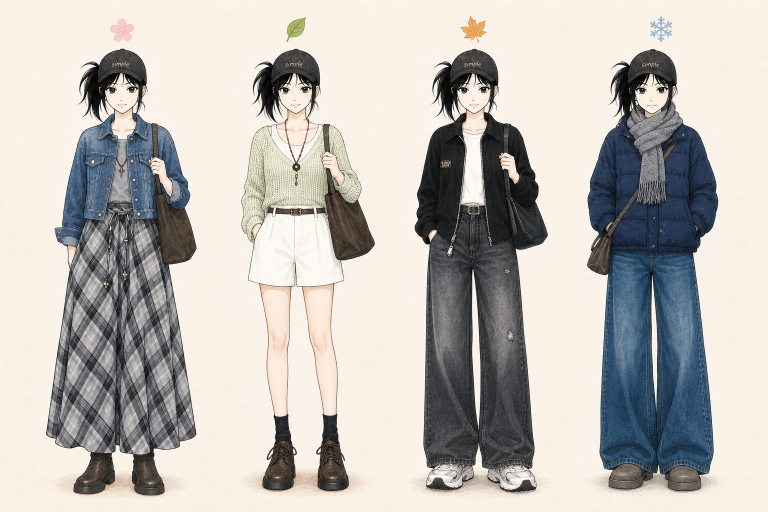
#> input picture assets/freya-four-seasons-v1.png, 1536 x 1024 px (shown at 1/2 size)
$ python tools-cutout.py
#> lines starting #> are read from the running program, lines starting #| are printed output that depends on the picture; after the words box and inside, x2 and y2 are one past the last pixel; in counts of white or black regions, pixels touching at a corner belong together
"""从四季图裁出春季人物并抠成透明通道。

关键：这张图里皮肤是留白的，颜色几乎等于米白背景。任何"按颜色判背景"的做法
都会把脸和手一起吃掉。所以改成按「线稿包围」判断：
1) 先取出明显不是背景的像素（线条、衣服、头发）
2) 形态学闭运算封住线稿因抗锯齿产生的细缝
3) binary_fill_holes 把被线条围住的区域全部填成前景 —— 脸和手因此保住
4) 只保留最大连通块（丢掉樱花图标、脚下投影）
5) 边缘按颜色距离羽化，并在 3px 边缘带里反解真实前景色，避免深色底上发白
"""
import numpy as np
from PIL import Image, ImageFilter
from scipy import ndimage

SRC = "assets/freya-four-seasons-v1.png"
im = Image.open(SRC).convert("RGB")
#> im is the input picture: PIL image 1536x1024 RGB; mean R, G, B 189.8, 186.2, 181.4
a = np.asarray(im).astype(np.float32)
H, W, _ = a.shape
#> H = 1024; W = 1536

corners = np.concatenate([a[:24, :24].reshape(-1, 3), a[:24, -24:].reshape(-1, 3),
                          a[-24:, :24].reshape(-1, 3), a[-24:, -24:].reshape(-1, 3)])
#> corners = 2304 rows, first 8: [248, 240, 225], [250, 242, 229], [251, 243, 230], [250, 242, 229], [250, 243, 231], [251, 243, 231], [251, 244, 231], [250, 242, 229]
bg = np.median(corners, axis=0)
#> bg = [250, 242, 231]
dist = np.sqrt(((a - bg) ** 2).sum(axis=2))
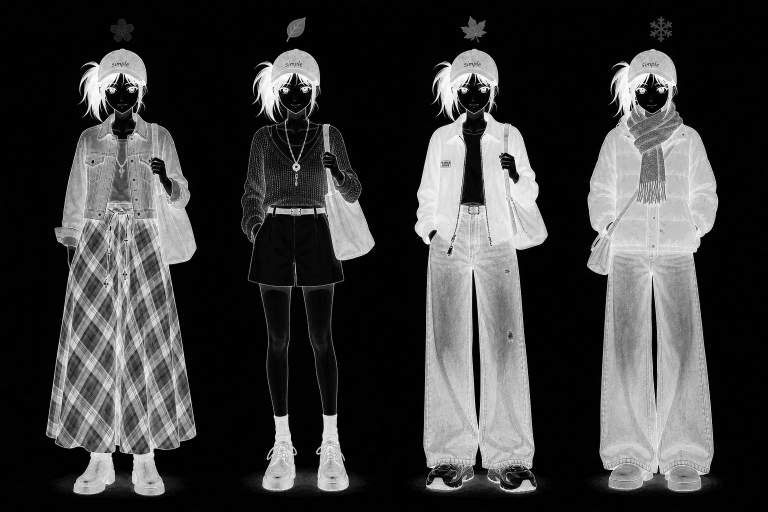
#> dist: shape (1024, 1536) float32 (shown at 1/2 size); min 0, max 417.6, mean 98.1; drawn with min black and max white

# 1) 明显的前景：线条 / 衣服 / 头发
fg = dist > 26
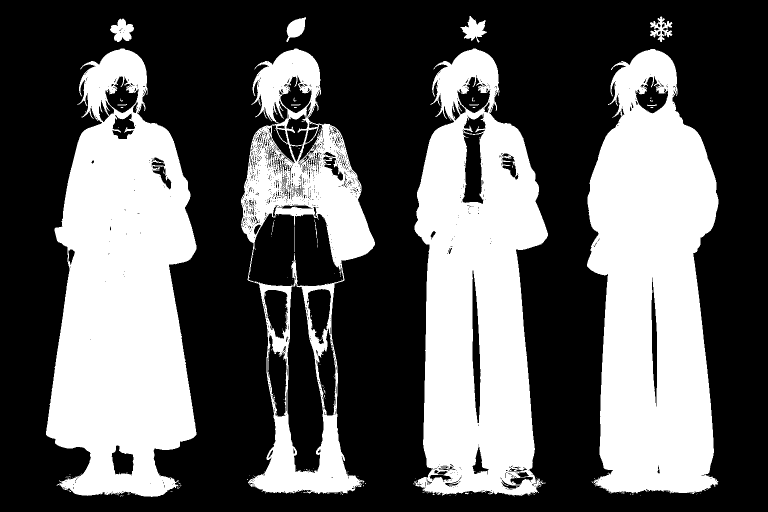
#> fg: shape (1024, 1536) bool (shown at 1/2 size); 37.4% white; 213 white regions (198 under 20 px), largest, box (x1, y1, x2, y2) and area: (92, 97, 393, 994) 181108, (1174, 98, 1437, 990) 170395, (829, 97, 1096, 993) 156042
# 2) 封住线稿的抗锯齿细缝，否则填充会从缝里漏出去
fg = ndimage.binary_closing(fg, np.ones((5, 5)), iterations=2)
#> fg: shape (1024, 1536) bool; 39.1% white; 15 white regions (5 under 20 px), largest, box (x1, y1, x2, y2) and area: (92, 97, 393, 994) 185476, (1174, 98, 1437, 991) 173307, (827, 97, 1096, 993) 162928
# 3) 填充被围住的内部（脸、手、白色衣物）
fg = ndimage.binary_fill_holes(fg)
#> fg: shape (1024, 1536) bool; 43.8% white; 8 white regions, largest, box (x1, y1, x2, y2) and area: (92, 97, 393, 994) 190328, (1174, 98, 1437, 991) 176126, (827, 97, 1096, 993) 172459
# 轻微腐蚀回收闭运算多吃的一圈
fg = ndimage.binary_erosion(fg, np.ones((3, 3)), iterations=1)
#> fg: shape (1024, 1536) bool; 43% white; 8 white regions, largest, box (x1, y1, x2, y2) and area: (93, 98, 392, 993) 187286, (1175, 99, 1436, 988) 173428, (828, 98, 1095, 991) 169675

# 4) 只留最大连通块，顺手丢掉头顶樱花图标和脚下投影
lab, n = ndimage.label(fg)
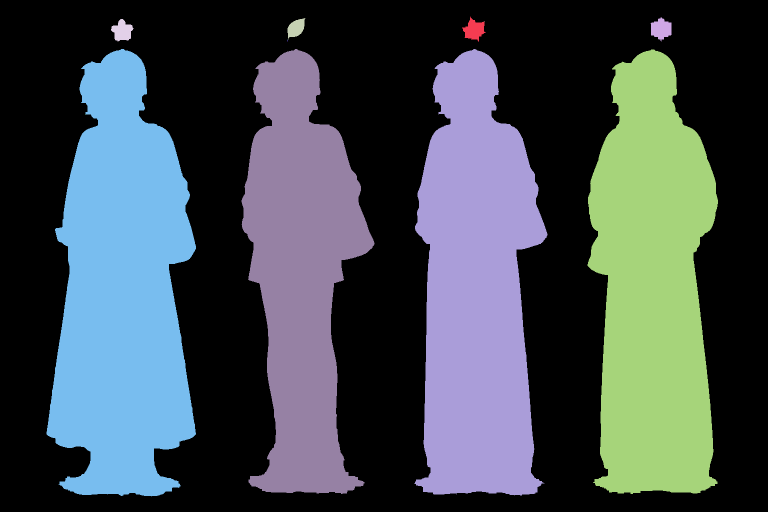
#> lab: shape (1024, 1536) int32 (shown at 1/2 size); 13 distinct labels, from 0 to 12; one colour per label, 0 black
#> n = 12
sizes = ndimage.sum(fg, lab, range(1, n + 1))
#> sizes = [1278, 1354, 955, 1266, 1, 2, 2, 187285, 141724, 169675, 173428, 1]
order = np.argsort(sizes)[::-1]
#> order = [7, 10, 9, 8, 1, 0, 3, 2, 6, 5, 11, 4]
print(f"components={n}  top sizes={[int(sizes[i]) for i in order[:6]]}")
#| components=12  top sizes=[187285, 173428, 169675, 141724, 1354, 1278]

# 四个人物 -> 取面积最大的四块，按 x 排序，最左边那个是春
keep = [int(i) + 1 for i in order[:4]]
#> keep = [8, 11, 10, 9]
boxes = ndimage.find_objects(lab)
#> boxes = 12 items
cols = sorted(((boxes[k - 1][1].start, k) for k in keep))
#> cols = [(93, 8), (483, 9), (828, 10), (1175, 11)]
spring_lab = cols[0][1]
#> spring_lab = 8
sel = (lab == spring_lab)
#> sel: shape (1024, 1536) bool; 11.9% white; 1 white region, box (x1, y1, x2, y2) and area: (93, 98, 392, 993) 187285
print("spring bbox =", boxes[spring_lab - 1])
#| spring bbox = (slice(98, 993, None), slice(93, 392, None))

# 5) 羽化 + 边缘去色污染
ramp = np.clip((dist - 8) / 30, 0, 1)
alpha = np.where(sel, np.maximum(ramp, 0.0), 0.0)
# 内部（远离边界）强制不透明，皮肤不能因为浅色变半透明
inner = ndimage.binary_erosion(sel, np.ones((3, 3)), iterations=2)
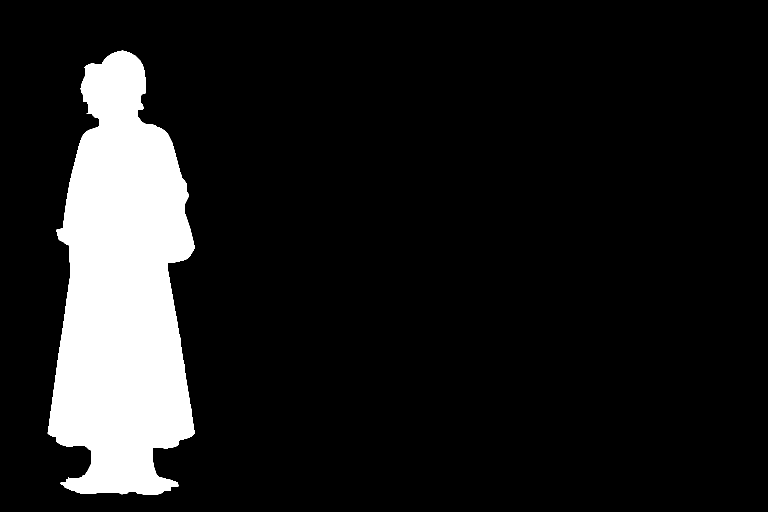
#> inner: shape (1024, 1536) bool (shown at 1/2 size); 11.5% white; 1 white region, box (x1, y1, x2, y2) and area: (95, 100, 390, 990) 181348
alpha = np.where(inner, 1.0, alpha)
alpha = np.asarray(Image.fromarray((alpha * 255).astype(np.uint8))
                   .filter(ImageFilter.GaussianBlur(0.6))).astype(np.float32) / 255.

# 脚下的投影跟靴子相连，落在最大连通块里躲过了筛选：底部 12% 内凡是接近米白的一律清掉，
# 靴子是深色（dist 大）所以不受影响
ys = np.where(sel.any(axis=1))[0]
#> ys = 895 values from 98 to 992
y0b, y1b = ys.min(), ys.max()
#> y0b = 98; y1b = 992
zone = np.zeros_like(sel)
zone[int(y1b - 0.12 * (y1b - y0b)):, :] = True
alpha[zone & (dist < 78)] = 0.0
#> alpha: shape (1024, 1536) float32; min 0, max 1, mean 0.116

band = sel & (~inner) & (alpha > 0.02) & (alpha < 0.90)
#> band: shape (1024, 1536) bool; 0.15% white in thin lines or dots, all inside (x1, y1, x2, y2) = (93, 98, 392, 993)
A = np.clip(alpha, 0.10, 1)[:, :, None]
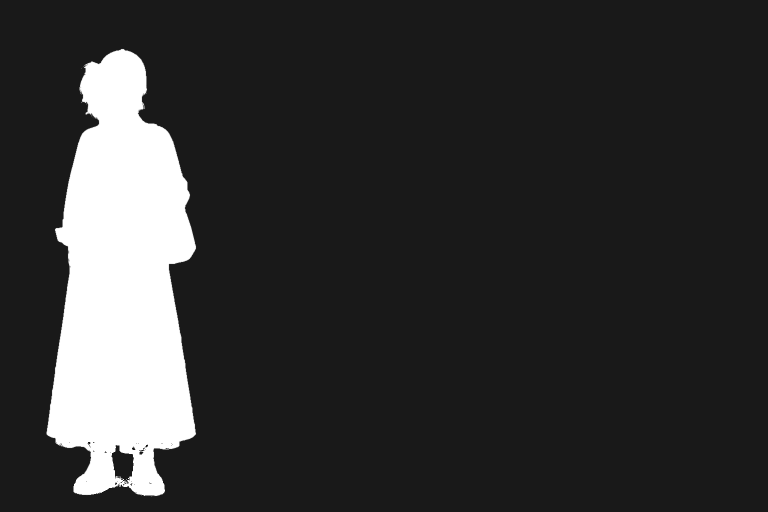
#> A: shape (1024, 1536, 1) float32 (shown at 1/2 size); min 0.1, max 1, mean 0.204
fixed = np.clip((a - bg * (1 - A)) / A, 0, 255)
out = np.where(band[:, :, None], fixed, a)

rgba = np.dstack([out.astype(np.uint8), (alpha * 255).astype(np.uint8)])
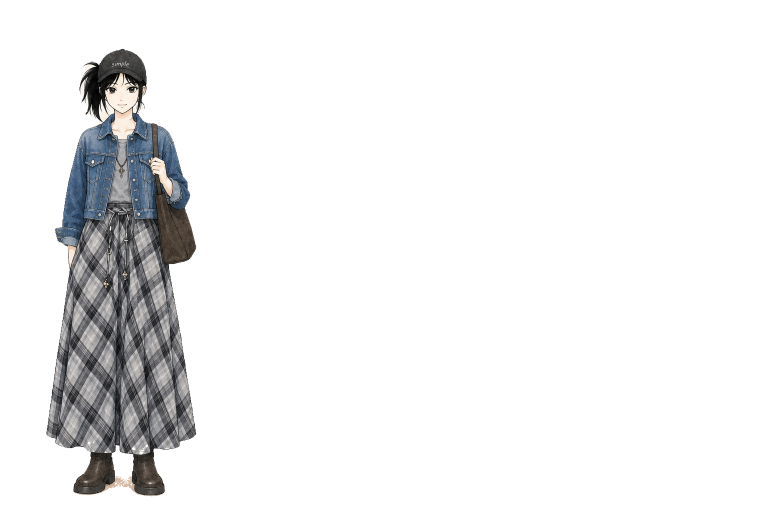
#> rgba: shape (1024, 1536, 4) (shown at 1/2 size); mean R, G, B, A 189.8, 186.1, 181.3, 29.6; transparent parts drawn white
sp = Image.fromarray(rgba, "RGBA").crop(Image.fromarray(rgba, "RGBA").getbbox())
sp.save("assets/freya-spring-cutout.png")
sp.resize((sp.width // 2, sp.height // 2), Image.LANCZOS).save("assets/freya-spring-cutout@1x.png")
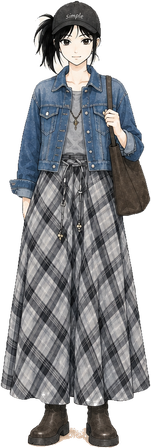
#> saved as freya-spring-cutout@1x.png: PIL image 151x448 RGBA; mean R, G, B, A 76.2, 77.3, 79.9, 171.2; transparent parts drawn white
print("size =", sp.size, " opaque ratio =", round(float((np.asarray(sp)[:, :, 3] > 200).mean()), 3))
#| size = (303, 897)  opaque ratio = 0.669

$ run again, with assets/about-freya-shiba-laptop.png copied over assets/freya-four-seasons-v1.png
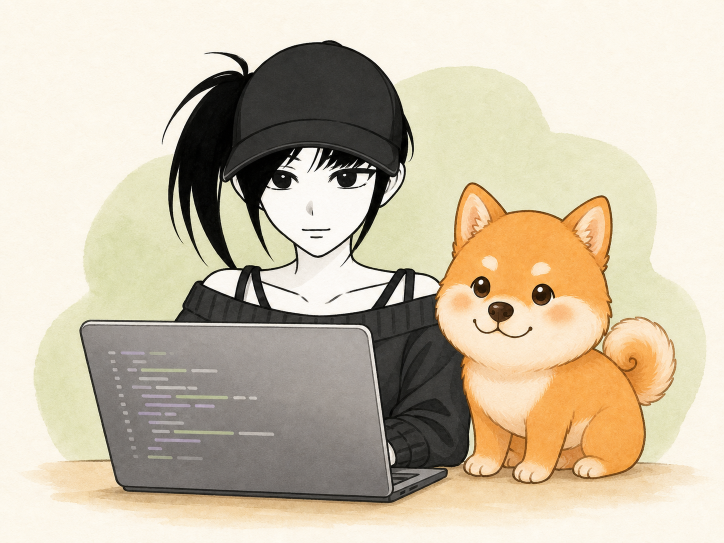
#> input picture assets/about-freya-shiba-laptop.png, 1448 x 1086 px (shown at 1/2 size)
#> im is the input picture: PIL image 1448x1086 RGB; mean R, G, B 203.8, 192.5, 171
#> corners = 2304 rows, first 8: [251, 246, 234], [253, 249, 237], [253, 249, 238], [251, 247, 238], [251, 248, 239], [252, 249, 240], [252, 250, 241], [251, 247, 237]
#> bg = [252, 247, 236]
#> `lab, n = ndimage.label(fg)`:
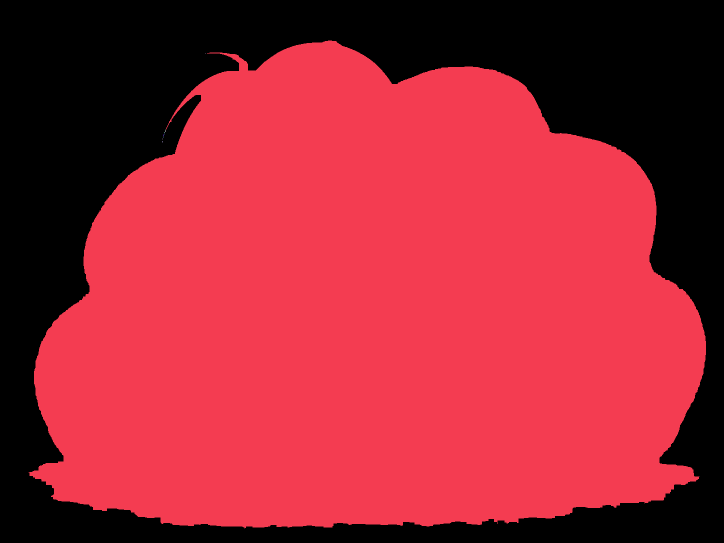
#> lab: shape (1086, 1448) int32 (shown at 1/2 size); 11 distinct labels, from 0 to 10; one colour per label, 0 black
#> n = 10
#> sizes = [1012752, 1, 2, 3, 2, 2, 3, 2, 2, 3]
#> order = [0, 9, 6, 3, 8, 7, 5, 4, 2, 1]
#| components=10  top sizes=[1012752, 3, 3, 3, 2, 2]
#> keep = [1, 10, 7, 4]
#> boxes = 10 items
#> cols = [(57, 1), (324, 10), (327, 7), (330, 4)]
#> spring_lab = 1
#> sel: shape (1086, 1448) bool; 64.4% white; 1 black region, box (x1, y1, x2, y2) and area: (0, 0, 1448, 1086) 559776
#| spring bbox = (slice(81, 1057, None), slice(57, 1412, None))
#> inner: shape (1086, 1448) bool; 63.7% white; 1 black region, box (x1, y1, x2, y2) and area: (0, 0, 1448, 1086) 570954
#> ys = 976 values from 81 to 1056
#> y0b = 81; y1b = 1056
#> band: shape (1086, 1448) bool; 0.22% white in thin lines or dots, all inside (x1, y1, x2, y2) = (68, 81, 1412, 939)
#> `sp.resize((sp.width // 2, sp.height // 2), Image.LANCZOS).save("assets..`:
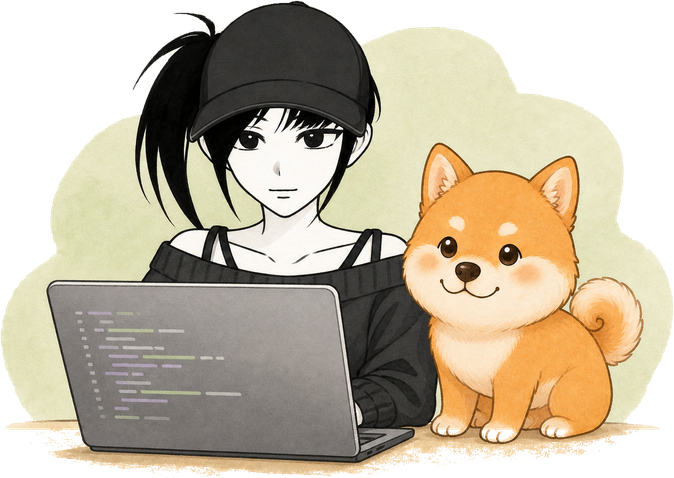
#> saved as freya-spring-cutout@1x.png: PIL image 674x478 RGBA; mean R, G, B, A 132.8, 121.8, 101.5, 189.2; transparent parts drawn white
#| size = (1348, 957)  opaque ratio = 0.741

$ run again, with assets/shiba-companion.png copied over assets/freya-four-seasons-v1.png
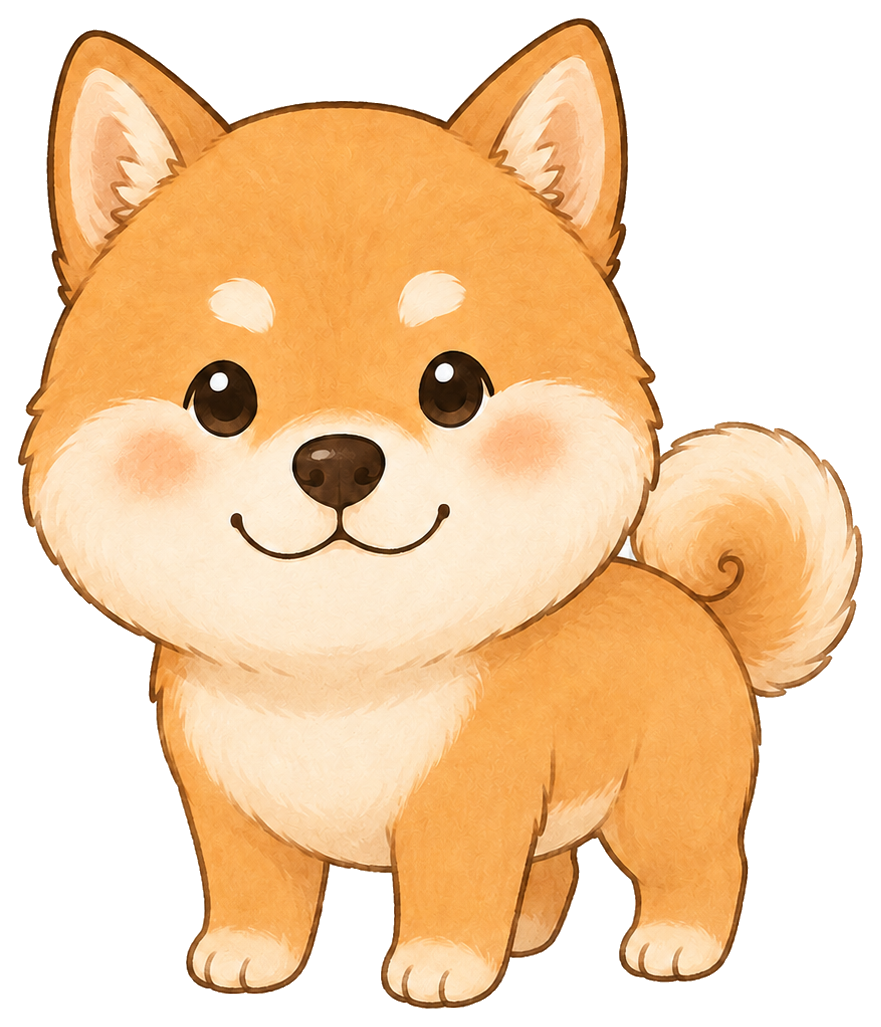
#> input picture assets/shiba-companion.png, 881 x 1027 px
#> corners = 2304 rows, first 8: [255, 255, 255], [255, 255, 255], [255, 255, 255], [255, 255, 255], [255, 255, 255], [255, 255, 255], [255, 255, 255], [255, 255, 255]
#> bg = [255, 255, 255]
#> lab: shape (1027, 881) int32; values 0 (black) and 1 (white), 61.1% white; 1 black region, box (x1, y1, x2, y2) and area: (0, 0, 881, 1027) 351856
#> n = 1
#> sizes = [552931]
#> order = [0]
#| components=1  top sizes=[552931]
#> keep = [1]
#> boxes = 1 item
#> cols = [(19, 1)]
#> spring_lab = 1
#| spring bbox = (slice(19, 1008, None), slice(19, 862, None))
#> inner: shape (1027, 881) bool; 60.1% white; 1 black region, box (x1, y1, x2, y2) and area: (0, 0, 881, 1027) 361248
#> ys = 989 values from 19 to 1007
#> y0b = 19; y1b = 1007
#> band: shape (1027, 881) bool; 0.4% white in thin lines or dots
#> `sp.resize((sp.width // 2, sp.height // 2), Image.LANCZOS).save("assets..`:
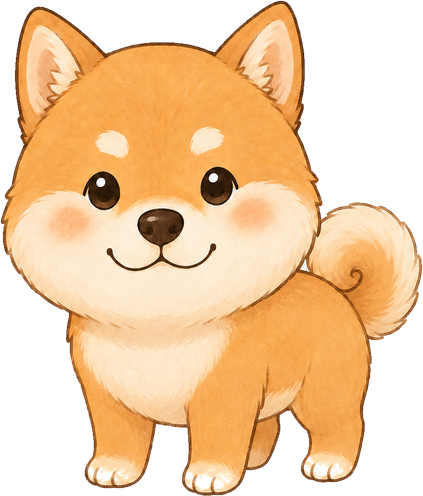
#> saved as freya-spring-cutout@1x.png: PIL image 423x496 RGBA; mean R, G, B, A 157.4, 120.4, 79.8, 166.5; transparent parts drawn white
#| size = (847, 992)  opaque ratio = 0.652
